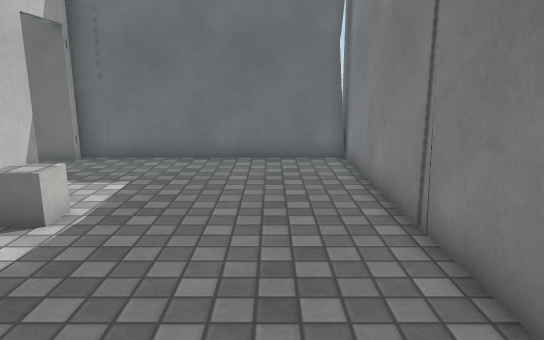
[1] (above)

14 first-person views from a walk through a 3-D level made in the Unity game engine. The camera is 1.3 m above the floor, tilts 12° down and sees 70° across. Doors are open. The floor is counted in squares, 0.5 m on a side. Each view is taken from the middle of a square. On the plan, view 1 faces up. The plan holds only what a view shows up to about 20 squares ahead; the rest is blank. The player is left out. Surface patterns are stand-ins for the level's own textures.

[2]
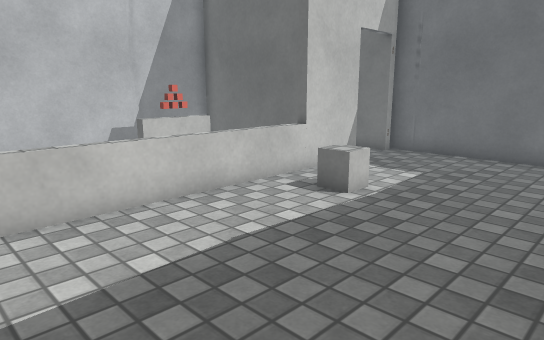

[3]
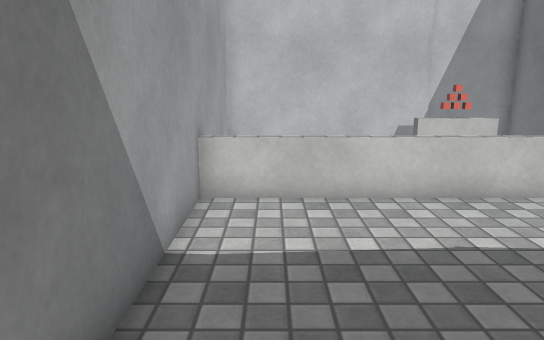

[4]
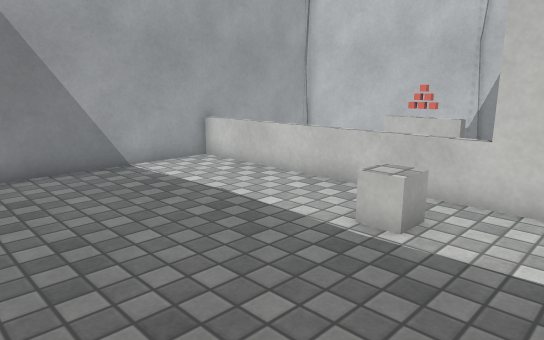

[5]
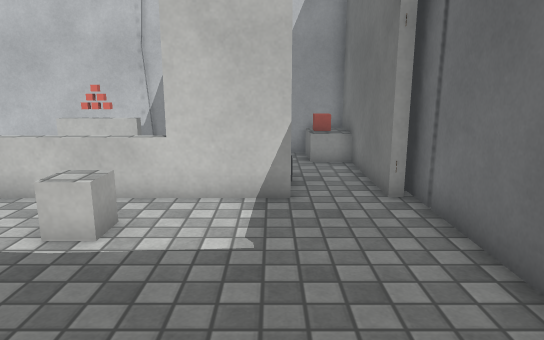

[6]
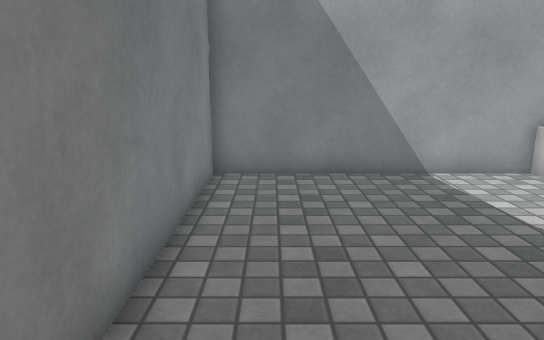

[7]
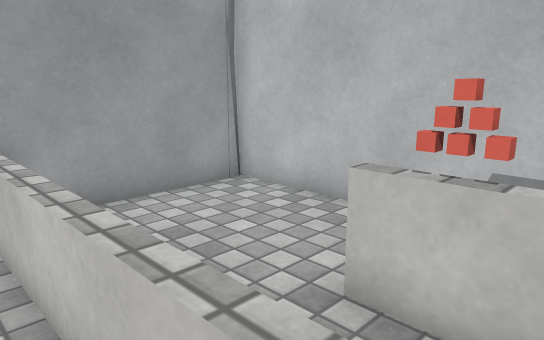

[8]
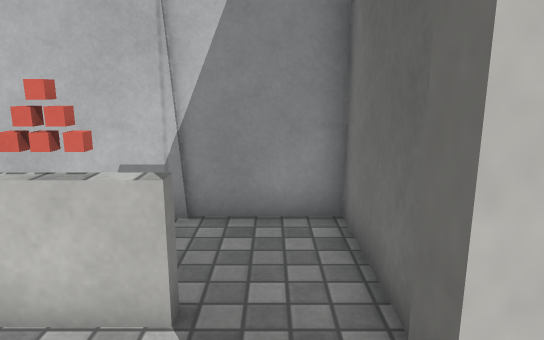

[9]
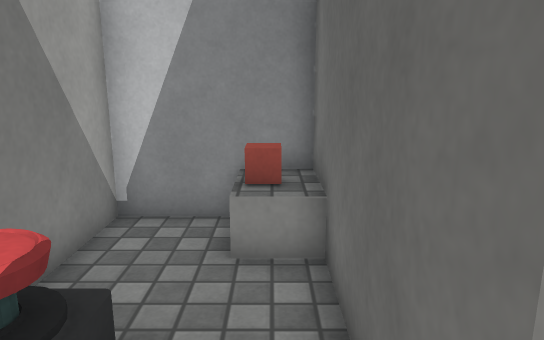

[10]
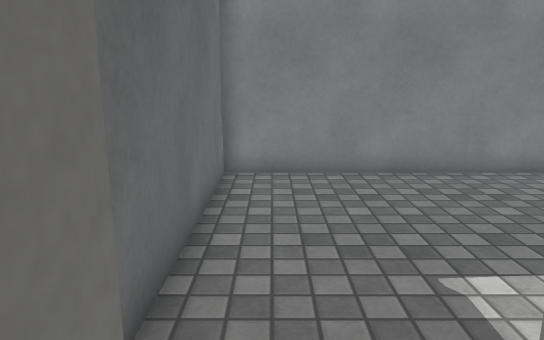

[11]
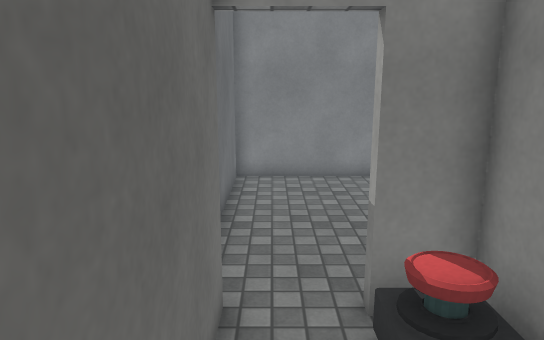

[12]
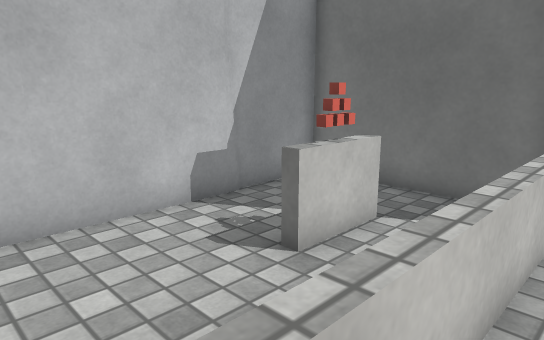

[13]
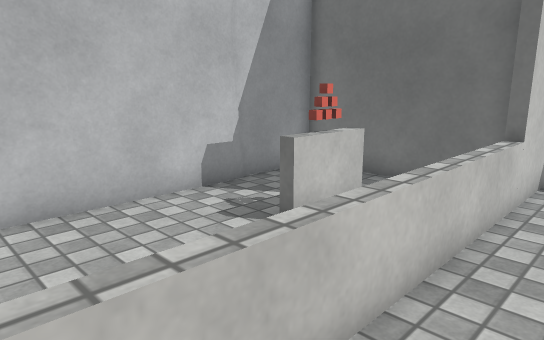

[14]
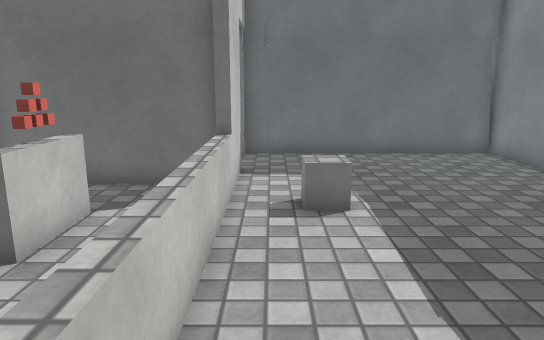

### Floor plan
Points are (right, up) in squares from view 1. A wall is a line through its corners. A room is listed if a view was taken in it or the views show most of it. See-through windows are left out.
Room 1 (views 1, 2, 3, 4, 5, 6, 7, 8, 9, 12, 13, 14)
walls: (-7, 11.4) (-7, -1.8); (-6.9, -1.7) (2.8, -1.7) (2.8, 14.5) (-7.9, 14.5)
ways out: open door at (-7, 13) to room 2
Room 2 (views 10, 11)
walls: (-7, 13.8) (-13.6, 13.8) (-13.6, 9.8) (-7.4, 9.8) (-7.4, 11.4)
ways out: open door at (-7, 13) to room 1
Room 3 (no view inside)
walls: (-9.9, 6.9) (-9.9, 4.4); (-13.5, 6.3) (-13.5, -2.2); (-13.4, -1.7) (-6.9, -1.7); (-7.4, 9.5) (-13.6, 9.5) (-13.6, 6)
low walls: (-9.9, 4.4) (-10.2, 4.4); (-10.2, 6.9) (-9.9, 6.9)

Where each view was taken, in squares from view 1:
view 1: 0 up, 0 right, facing up
view 2: 1 down, 1 right, facing up-left
view 3: 0 up, 2 right, facing left
view 4: 11 up, 2 right, facing down-left
view 5: 11 up, 2 right, facing left
view 6: 10 up, 1 right, facing down
view 7: 7 up, 6 left, facing down-left
view 8: 8 up, 6 left, facing left
view 9: 13 up, 6 left, facing left
view 10: 13 up, 9 left, facing right
view 11: 13 up, 13 left, facing right
view 12: 0 up, 6 left, facing up-left
view 13: 1 down, 5 left, facing up-left
view 14: 1 down, 6 left, facing up
